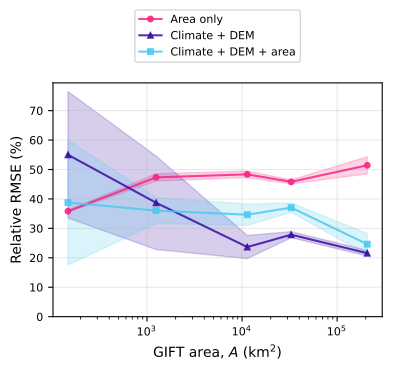

This figure's Python source:
"""GIFT variant of Figure 4 with quantile-binned relative RMSE by area."""
from __future__ import annotations

import json

import matplotlib
import numpy as np
import pandas as pd

matplotlib.use("Agg")
import matplotlib.pyplot as plt

import figure_4 as base


GIFT_DATASET_ID = "da569da"
GIFT_DATA_PATH = (
    base.ROOT / "data/processed/test_samples_GIFT" / GIFT_DATASET_ID / "compiled_data.parquet"
)
FIGURE_PATH = base.OUTPUT_DIR / "figure_4_GIFT_variant.pdf"
CSV_PATH = base.OUTPUT_DIR / "figure_4_GIFT_variant_relative_rmse_by_area.csv"
N_GIFT_BINS = 5
MIN_BIN_SAMPLES = 30

MODEL_SPECS = base.MODEL_SPECS + [
    {
        "name": "MuScaRi_ClimateDEM_Area",
        "label": "Climate + DEM + area",
        "config_hash": "ad74a3020281",
        "color": "#4cc9f0",
        "marker": "s",
    },
]


def run_dir_for(spec: dict) -> base.Path:
    return base.ARTIFACT_ROOT / spec["name"] / spec["config_hash"]


def load_feature_names_by_model() -> dict[str, list[str]]:
    feature_names = {}
    for spec in MODEL_SPECS:
        config_path = run_dir_for(spec) / "config.json"
        with open(config_path) as handle:
            config = json.load(handle)
        feature_names[spec["name"]] = config["features_and_labels"]["feature_columns"]
    return feature_names


def prepare_gift_data(feature_names_by_model: dict[str, list[str]]) -> pd.DataFrame:
    raw_features = []
    for feature_names in feature_names_by_model.values():
        raw_features.extend(
            name
            for name in feature_names
            if name not in {"log_sp_unit_area", "log_observed_area"}
        )
    columns = base.unique_columns(["sr", "sp_unit_area", "observed_area"] + raw_features)
    df = pd.read_parquet(GIFT_DATA_PATH, columns=columns)
    df = df.copy()
    df["observed_area"] = df["sp_unit_area"]
    df = base.add_effort_columns(df, "absolute")
    df = df.replace([np.inf, -np.inf], np.nan)
    required = base.unique_columns(
        ["sr", "sp_unit_area", "observed_area", "log_sp_unit_area", "log_observed_area"]
        + raw_features
    )
    df = df.dropna(subset=required).copy()
    df["area_bin"] = pd.qcut(
        df["log_sp_unit_area"],
        q=N_GIFT_BINS,
        labels=False,
        duplicates="raise",
    )
    counts = df["area_bin"].value_counts()
    if counts.min() < MIN_BIN_SAMPLES:
        raise ValueError(
            f"GIFT binning produced a bin with only {counts.min()} samples; "
            f"minimum required is {MIN_BIN_SAMPLES}."
        )
    return df


def evaluate_gift_bins() -> pd.DataFrame:
    feature_names_by_model = load_feature_names_by_model()
    gift_df = prepare_gift_data(feature_names_by_model)
    rows = []

    for spec in MODEL_SPECS:
        run_dir = run_dir_for(spec)
        for fold_id in base.FOLD_IDS:
            model, _ = base.load_fold_model(run_dir, fold_id)
            df = gift_df.dropna(subset=feature_names_by_model[spec["name"]]).copy()
            df["prediction"] = model.predict_sr_tot(df).reshape(-1)

            grouped = df.groupby("area_bin", sort=True, observed=False)
            for area_bin, group in grouped:
                y_true = group["sr"].to_numpy(dtype=float)
                y_pred = group["prediction"].to_numpy(dtype=float)
                rmse, mean_sr, rel_rmse_pct = base.relative_rmse(y_true, y_pred)
                rows.append(
                    {
                        "dataset_id": base.SBCV_DATASET_ID,
                        "gift_dataset_id": GIFT_DATASET_ID,
                        "model_name": spec["name"],
                        "model_label": spec["label"],
                        "config_hash": spec["config_hash"],
                        "fold": int(fold_id),
                        "area_bin": int(area_bin),
                        "bin_left_km2": float(group["sp_unit_area"].min() / 1e6),
                        "bin_right_km2": float(group["sp_unit_area"].max() / 1e6),
                        "area_center_km2": float(np.exp(group["log_sp_unit_area"].mean()) / 1e6),
                        "n_samples": int(len(group)),
                        "mean_sr": mean_sr,
                        "rmse": rmse,
                        "relative_rmse": rel_rmse_pct / 100.0,
                        "relative_rmse_percent": rel_rmse_pct,
                    }
                )
    return pd.DataFrame(rows)


def summarize_for_plot(results: pd.DataFrame) -> pd.DataFrame:
    grouped = results.groupby(["model_name", "model_label", "area_bin"], sort=True)
    summary = grouped.agg(
        area_center_km2=("area_center_km2", "mean"),
        relative_rmse_percent_mean=("relative_rmse_percent", "mean"),
        relative_rmse_percent_std=("relative_rmse_percent", "std"),
    )
    return summary.reset_index()


def plot_results(results: pd.DataFrame) -> None:
    summary = summarize_for_plot(results)
    fig, ax = plt.subplots(figsize=(4, 4))

    for spec in MODEL_SPECS:
        data = summary[summary["model_name"] == spec["name"]].sort_values("area_bin")
        x = data["area_center_km2"].to_numpy(dtype=float)
        y = data["relative_rmse_percent_mean"].to_numpy(dtype=float)
        y_std = data["relative_rmse_percent_std"].to_numpy(dtype=float)
        ax.plot(
            x,
            y,
            marker=spec["marker"],
            markersize=4,
            linestyle="-",
            color=spec["color"],
            label=spec["label"],
            alpha=0.85,
        )
        ax.fill_between(
            x,
            np.maximum(y - y_std, 0.0),
            y + y_std,
            alpha=0.2,
            color=spec["color"],
        )

    ax.set_xscale("log")
    ax.set_ylim(bottom=0)
    ax.set_ylabel("Relative RMSE (%)")
    ax.set_xlabel(r"GIFT area, $A$ (km$^2$)")
    ax.legend(frameon=True, fancybox=True, bbox_to_anchor=(0.5, 1.2), loc="center")
    ax.grid(True, alpha=0.3)
    fig.tight_layout()
    fig.savefig(FIGURE_PATH, dpi=300, bbox_inches="tight")


def validate_results(results: pd.DataFrame) -> None:
    expected_rows = len(MODEL_SPECS) * len(list(base.FOLD_IDS)) * N_GIFT_BINS
    if len(results) != expected_rows:
        raise ValueError(f"Expected {expected_rows} result rows, found {len(results)}.")
    if results["relative_rmse_percent"].isna().any():
        raise ValueError("Relative RMSE contains missing values.")
    if results.groupby("area_bin")["n_samples"].first().min() < MIN_BIN_SAMPLES:
        raise ValueError("At least one GIFT bin has too few samples.")


def main() -> None:
    results = evaluate_gift_bins()
    validate_results(results)
    results.to_csv(CSV_PATH, index=False)
    plot_results(results)
    print(f"Wrote {CSV_PATH}")
    print(f"Wrote {FIGURE_PATH}")


if __name__ == "__main__":
    main()
